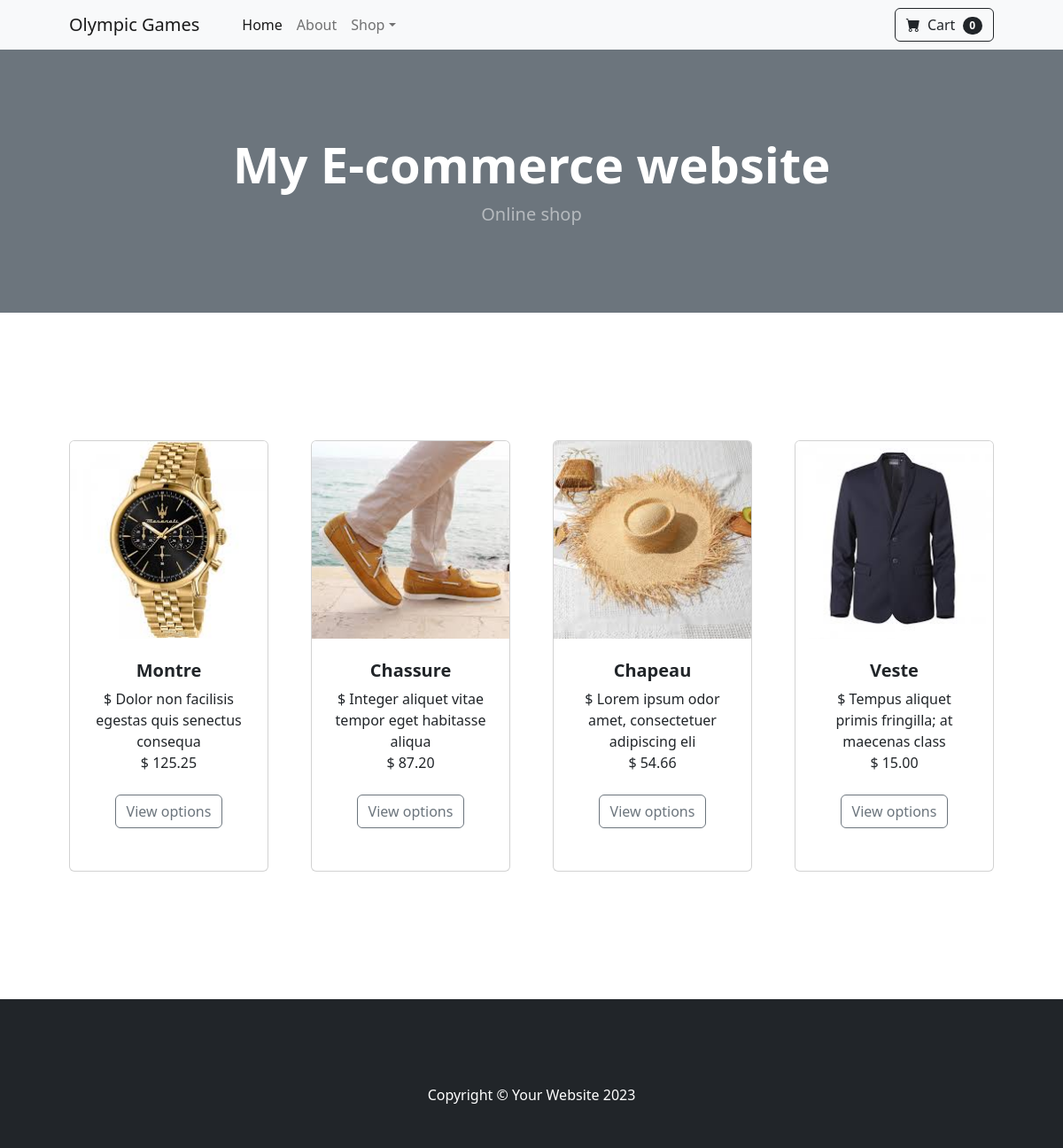
The page /ticket/ on the database its author committed.
### ticket/models.py (models this page shows, shortened)
class Product(models.Model):
    name = models.CharField(max_length=50)
    price = models.DecimalField(default=0, decimal_places=2, max_digits=6)
    Category = models.ForeignKey(Category, on_delete=models.CASCADE, default=1) # one to many relation
    Description = models.TextField(max_length=250, default='', blank=True, null=True)
    Image = models.ImageField(upload_to='uploads/product/')

### ticket/views.py (the view)
# urls.py: 2. Add a URL to urlpatterns:  path('', views.home, name='home')
def home(request):
    products = Product.objects.all()
    context = {'products': products}
    return render(request, 'ticket/index.html', context )

### cart/cart.py (called while the page is built)
    def __len__(self):
        return len(self.cart)

### cart/context_processors.py (called while the page is built)
def cart (request):
    return {'cart': Cart(request)}

### templates/ticket/index.html (shortened to what this page needs)
{% extends 'base.html' %}
{% load static %}
{% block header %}
<header class="bg-secondary py-5">
    <div class="container px-4 px-lg-5 my-5">
        <div class="text-center text-white">
            <h1 class="display-4 fw-bolder">My E-commerce website</h1>
            <p class="lead fw-normal text-white-50 mb-0">
                Online shop
            </p>
        </div>
    </div>
</header>
{% endblock header %}
{% block content %}
    <section class="py-5">
        <div class="container px-4 px-lg-5 mt-5">
            <div
                class="row gx-4 gx-lg-5 row-cols-2 row-cols-md-3 row-cols-xl-4 justify-content-center"
            >
            {% for product in products %}
                <div class="col mb-5">
                    <div class="card h-100">
                        <img
                            class="card-img-top"
                            src="{{ product.Image.url }}"
                            alt="..."
                        />
                        <div class="card-body p-4">
                            <div class="text-center">
                                <h5 class="fw-bolder">{{ product.name }}</h5>
                                    $ {{ product.Description | slice:":50"}}
                                    <br>
                                    $ {{product.price}}
                            </div>
                        </div>
                        <div
                            class="card-footer p-4 pt-0 border-top-0 bg-transparent"
                        >
                            <div class="text-center">
                                <a
                                    class="btn btn-outline-secondary mt-auto"
                                    href="{% url 'product-details' product.id %}"
                                    >View options</a
                                >
                            </div>
                        <div
                        class="card-footer p-4 pt-0 border-top-0 bg-transparent"
                    >
                    </div>
                        </div>
                    </div>
                </div>
            {% endfor %}
                    </div>
                </div>
        </div>
    {% endblock content %}

### templates/base.html (shortened to what this page needs)
{% load static %}
<!DOCTYPE html>
<html lang="en">
    <head>
        <link
            href="https://cdn.jsdelivr.net/npm/bootstrap-icons@1.5.0/font/bootstrap-icons.css"
            rel="stylesheet"
        />
        <link href="{% static 'css/styles.css' %}" rel="stylesheet" />
    </head>
    <body>
        {% include 'ticket/navbar.html' %}
        {% block header %} {% endblock header %}
        <div class="my-5">{% block content %} {% endblock content %}</div>
        <footer class="py-5 bg-dark">
            <div class="container mt-5">
                <p class="m-0 text-center text-white">
                    Copyright &copy; Your Website 2023
                </p>
            </div>
        </footer>
    </body>
</html>

### templates/ticket/navbar.html (shortened to what this page needs)
<nav class="navbar navbar-expand-lg navbar-light bg-light">
    <div class="container px-4 px-lg-5">
        <a class="navbar-brand" href="#!">Olympic Games</a>
        <div class="collapse navbar-collapse" id="navbarSupportedContent">
            <ul class="navbar-nav me-auto mb-2 mb-lg-0 ms-lg-4">
                <li class="nav-item">
                    <a
                        class="nav-link active"
                        aria-current="page"
                        href="{% url 'ticket' %}"
                        >Home</a
                    >
                </li>
                <li class="nav-item">
                    <a class="nav-link" href="#!">About</a>
                </li>
                <li class="nav-item dropdown">
                    <a
                        class="nav-link dropdown-toggle"
                        id="navbarDropdown"
                        href="#"
                        role="button"
                        data-bs-toggle="dropdown"
                        aria-expanded="false"
                        >Shop</a
                    >
                </li>
            </ul>
            <a href="{% url 'cart_summary' %}">
                <button class="btn btn-outline-dark" type="submit">
                    <i class="bi-cart-fill me-1"></i>
                    Cart
                    <span
                        class="badge bg-dark text-white ms-1 rounded-pill"
                        id="cart_quantity"
                        >{{cart|length}}</span
                    >
                </button>
            </a>
        </div>
    </div>
</nav>

### rows shown on the page
Product: Image (picture), name "Montre", Description "Dolor non facilisis egestas quis senectus consequa", price "125.25"
Product: Image (picture), name "Chassure", Description "Integer aliquet vitae tempor eget habitasse aliqua", price "87.20"
Product: Image (picture), name "Chapeau", Description "Lorem ipsum odor amet, consectetuer adipiscing eli", price "54.66"
Product: Image (picture), name "Veste", Description "Tempus aliquet primis fringilla; at maecenas class", price "15.00"

### other values the page prints
{{ cart|length }} "0"
